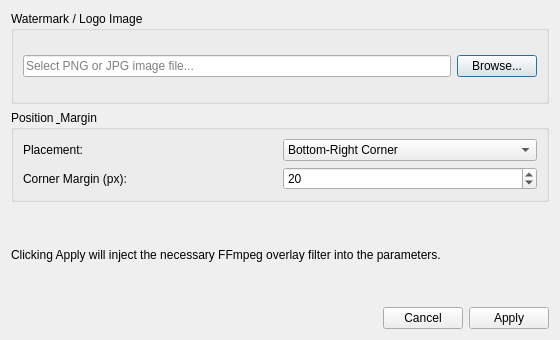
<?xml version="1.0" encoding="UTF-8"?>
<ui version="4.0">
 <class>WatermarkDialog</class>
 <widget class="QDialog" name="WatermarkDialog">
  <property name="geometry">
   <rect>
    <x>0</x>
    <y>0</y>
    <width>560</width>
    <height>340</height>
   </rect>
  </property>
  <property name="windowTitle">
   <string>Watermark &amp; Logo Overlay - FFmpeg Batch</string>
  </property>
  <layout class="QVBoxLayout" name="mainWatermarkLayout">
   <item>
    <widget class="QGroupBox" name="grpWatermarkFile">
     <property name="title">
      <string>Watermark / Logo Image</string>
     </property>
     <layout class="QHBoxLayout" name="fileRowLayout">
      <item>
       <widget class="QLineEdit" name="txtWatermarkPath">
        <property name="placeholderText">
         <string>Select PNG or JPG image file...</string>
        </property>
       </widget>
      </item>
      <item>
       <widget class="QPushButton" name="btnBrowseWatermark">
        <property name="text">
         <string>Browse...</string>
        </property>
       </widget>
      </item>
     </layout>
    </widget>
   </item>
   <item>
    <widget class="QGroupBox" name="grpPosition">
     <property name="title">
      <string>Position &amp; Margin</string>
     </property>
     <layout class="QGridLayout" name="posGridLayout">
      <item row="0" column="0">
       <widget class="QLabel" name="lblPos">
        <property name="text">
         <string>Placement:</string>
        </property>
       </widget>
      </item>
      <item row="0" column="1">
       <widget class="QComboBox" name="comboPosition">
        <item>
         <property name="text">
          <string>Bottom-Right Corner</string>
         </property>
        </item>
        <item>
         <property name="text">
          <string>Bottom-Left Corner</string>
         </property>
        </item>
        <item>
         <property name="text">
          <string>Top-Right Corner</string>
         </property>
        </item>
        <item>
         <property name="text">
          <string>Top-Left Corner</string>
         </property>
        </item>
        <item>
         <property name="text">
          <string>Center</string>
         </property>
        </item>
       </widget>
      </item>
      <item row="1" column="0">
       <widget class="QLabel" name="lblMargin">
        <property name="text">
         <string>Corner Margin (px):</string>
        </property>
       </widget>
      </item>
      <item row="1" column="1">
       <widget class="QSpinBox" name="spinMargin">
        <property name="minimum">
         <number>0</number>
        </property>
        <property name="maximum">
         <number>500</number>
        </property>
        <property name="value">
         <number>20</number>
        </property>
       </widget>
      </item>
     </layout>
    </widget>
   </item>
   <item>
    <widget class="QLabel" name="lblOverlayHelp">
     <property name="text">
      <string>Clicking Apply will inject the necessary FFmpeg overlay filter into the parameters.</string>
     </property>
     <property name="wordWrap">
      <bool>true</bool>
     </property>
    </widget>
   </item>
   <item>
    <widget class="QDialogButtonBox" name="watermarkButtonBox">
     <property name="orientation">
      <enum>Qt::Horizontal</enum>
     </property>
     <property name="standardButtons">
      <set>QDialogButtonBox::Apply|QDialogButtonBox::Cancel</set>
     </property>
    </widget>
   </item>
  </layout>
 </widget>
 <resources/>
 <connections/>
</ui>
